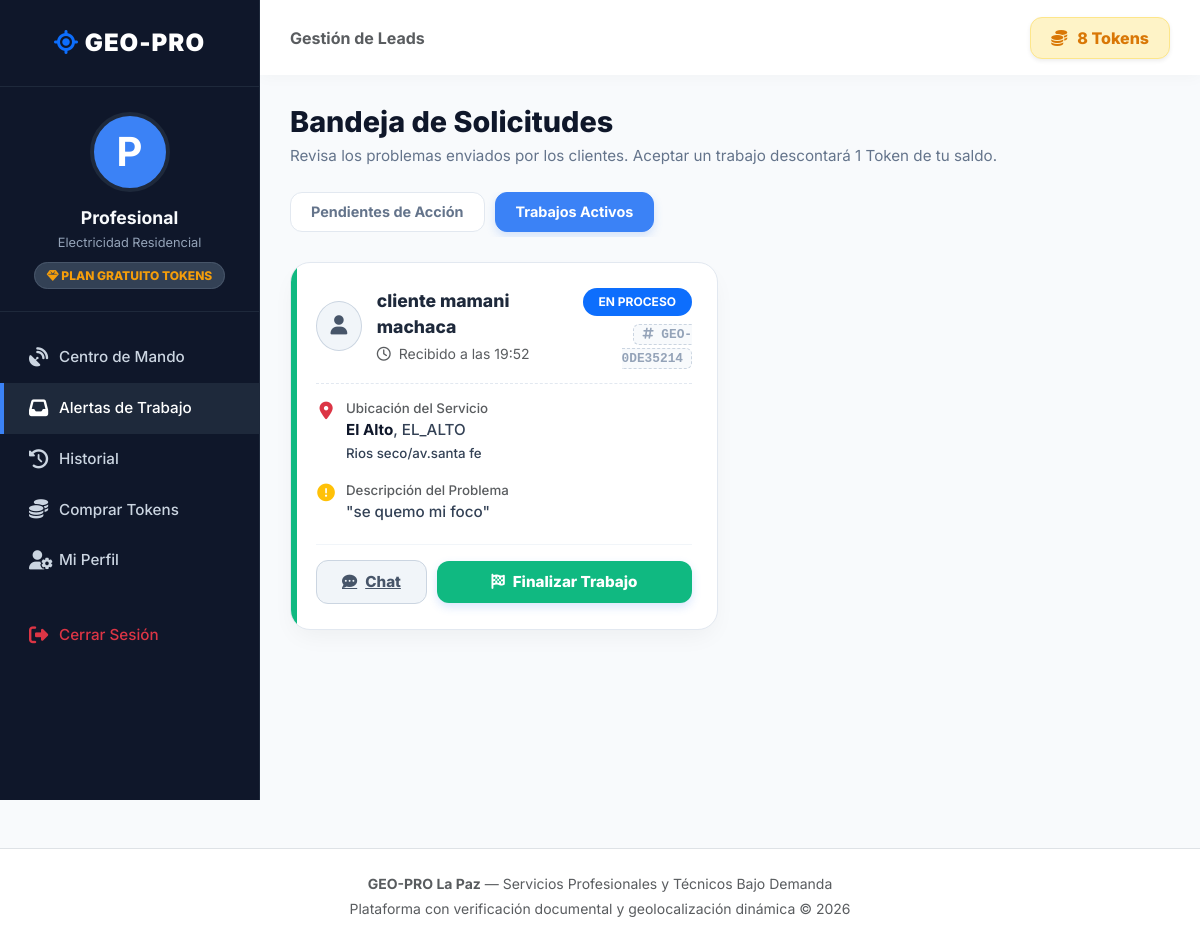
Screenshot of /public/profesional/solicitudes?estado=EN_PROCESO (signed in) with the database file from the repository.
### tables this page shows
CREATE TABLE `profesionales` (
  `id_profesional` int(11) NOT NULL,
  `id_usuario` int(11) NOT NULL,
  `id_categoria` int(11) NOT NULL,
  `id_plan` int(11) NOT NULL DEFAULT 1,
  `tipo_prestador` enum('TECNICO_PROFESIONAL','OFICIO_EMPIRICO') NOT NULL DEFAULT 'TECNICO_PROFESIONAL',
  `tipo_documento_identidad` enum('CI','NIT','EXTRANJERO') NOT NULL DEFAULT 'CI',
  `numero_documento` varchar(30) NOT NULL,
  `experiencia_anios` int(11) NOT NULL DEFAULT 0,
  `descripcion_servicio` text NOT NULL,
  `macrodistrito_base` enum('ZONA_SUR','SOPOCACHI','CENTRO','MIRAFLORES','SAN_PEDRO','COTAHUMA','PERIFERICA','EL_ALTO') NOT NULL,
  `zona_especifica` varchar(150) NOT NULL,
  `tokens_disponibles` int(11) NOT NULL DEFAULT 5,
  `fin_suscripcion` date DEFAULT NULL,
  `tarifa_base` decimal(10,2) DEFAULT 0.00,
  `estado_validacion` enum('PENDIENTE','APROBADO','RECHAZADO') NOT NULL DEFAULT 'PENDIENTE',
  `estado_disponibilidad` enum('DISPONIBLE','OCUPADO','NO_DISPONIBLE') NOT NULL DEFAULT 'NO_DISPONIBLE',
  `latitud_actual` decimal(10,8) DEFAULT NULL,
  `longitud_actual` decimal(11,8) DEFAULT NULL,
  `ultima_conexion` timestamp NULL DEFAULT NULL ON UPDATE current_timestamp(),
  `fecha_registro` timestamp NOT NULL DEFAULT current_timestamp()
);

CREATE TABLE `categorias` (
  `id_categoria` int(11) NOT NULL,
  `nombre_categoria` varchar(100) NOT NULL,
  `slug` varchar(120) NOT NULL,
  `descripcion` text DEFAULT NULL,
  `tipo_clasificacion` enum('TECNICO','EMPIRICO_OFICIO','AMBOS') NOT NULL DEFAULT 'AMBOS',
  `icono_fa` varchar(50) DEFAULT 'fa-solid fa-wrench',
  `estado` tinyint(1) NOT NULL DEFAULT 1,
  `fecha_creacion` timestamp NOT NULL DEFAULT current_timestamp()
);

CREATE TABLE `planes_suscripcion` (
  `id_plan` int(11) NOT NULL,
  `nombre_plan` varchar(50) NOT NULL,
  `precio` decimal(10,2) NOT NULL DEFAULT 0.00,
  `tokens_otorgados` int(11) NOT NULL DEFAULT 0,
  `posicionamiento_destacado` tinyint(1) NOT NULL DEFAULT 0,
  `descripcion` text DEFAULT NULL,
  `estado` tinyint(1) NOT NULL DEFAULT 1
);

CREATE TABLE `solicitudes_servicio` (
  `id_solicitud` int(11) NOT NULL,
  `codigo_seguimiento` varchar(20) NOT NULL,
  `id_cliente` int(11) NOT NULL,
  `id_profesional` int(11) NOT NULL,
  `descripcion_problema` text NOT NULL,
  `direccion_servicio` varchar(255) NOT NULL,
  `macrodistrito` enum('ZONA_SUR','SOPOCACHI','CENTRO','MIRAFLORES','SAN_PEDRO','COTAHUMA','PERIFERICA','EL_ALTO') NOT NULL,
  `zona` varchar(100) NOT NULL,
  `latitud_destino` decimal(10,8) NOT NULL,
  `longitud_destino` decimal(11,8) NOT NULL,
  `estado_servicio` enum('PENDIENTE','ACEPTADA','EN_CAMINO','EN_PROCESO','FINALIZADA','CANCELADA') NOT NULL DEFAULT 'PENDIENTE',
  `precio_acordado` decimal(10,2) DEFAULT NULL,
  `tiempo_estimado_llegada_min` int(11) DEFAULT NULL,
  `motivo_cancelacion` varchar(255) DEFAULT NULL,
  `fecha_solicitud` timestamp NOT NULL DEFAULT current_timestamp(),
  `fecha_inicio_atencion` timestamp NULL DEFAULT NULL,
  `fecha_finalizacion` timestamp NULL DEFAULT NULL
);

CREATE TABLE `usuarios` (
  `id_usuario` int(11) NOT NULL,
  `id_rol` int(11) NOT NULL,
  `nombre` varchar(100) NOT NULL,
  `apellido` varchar(100) NOT NULL,
  `correo` varchar(120) NOT NULL,
  `celular` varchar(20) NOT NULL,
  `password` varchar(255) NOT NULL,
  `foto_perfil` varchar(255) DEFAULT NULL,
  `estado` enum('ACTIVO','INACTIVO','BLOQUEADO') NOT NULL DEFAULT 'ACTIVO',
  `token_recuperacion` varchar(255) DEFAULT NULL,
  `fecha_registro` timestamp NOT NULL DEFAULT current_timestamp()
);

### app/controllers/ProfesionalController.php (called while the page is built, shortened)
<?php
class ProfesionalController extends Controller {
    private Profesional $profesionalModel;
    public function __construct() {
        $this->profesionalModel = new Profesional();
    }
    public function solicitudes() {
        require_once "../app/models/Solicitud.php";
        $solicitudModel = new Solicitud();
        $perfil = $this->profesionalModel->buscarPorUsuario((int) $_SESSION['user_id']);
        $filtro = $_GET['estado'] ?? null;
        $solicitudes = $solicitudModel->listarPorProfesional((int) $perfil['id_profesional'], $filtro);
        $this->view('profesional/solicitudes', [
            'titulo'       => 'GEO-PRO | Mis Solicitudes de Trabajo',
            'perfil'       => $perfil,
            'solicitudes'  => $solicitudes,
            'filtroActual' => $filtro ?? 'TODAS'
        ]);
    }
}

### public/index.php (called while the page is built, shortened)
<?php
require_once '../app/config/Database.php';
spl_autoload_register(function ($clase) {
    $directorios = [
        '../core/',
        '../app/controllers/',
        '../app/models/',
        '../app/config/'
    ];
    foreach ($directorios as $dir) {
        $archivo = $dir . $clase . '.php';
        if (file_exists($archivo)) {
            return;
        }
    }
});
$app = new Router();
$app->run();

### app/config/Database.php (called while the page is built)
<?php
class Database {
    private static ?Database $instance = null;
    private ?PDO $conn = null;
    private function __construct() {
        try {
            $dsn = "mysql:host=" . DB_HOST . ";port=" . DB_PORT . ";dbname=" . DB_NAME . ";charset=" . DB_CHARSET;
            $options = [
                PDO::ATTR_ERRMODE            => PDO::ERRMODE_EXCEPTION,
                PDO::ATTR_DEFAULT_FETCH_MODE => PDO::FETCH_ASSOC,
                PDO::ATTR_EMULATE_PREPARES   => false,
                PDO::ATTR_TIMEOUT            => 10,
            ];
            $this->conn = new PDO($dsn, DB_USER, DB_PASS, $options);
            $this->conn->exec("SET SESSION innodb_lock_wait_timeout = 10");
            $this->conn->exec("SET SESSION wait_timeout = 30");
        } catch (PDOException $e) {
            die("Error crítico de conexión a la base de datos: " . $e->getMessage());
        }
    }
    public static function getInstance(): Database {
        if (self::$instance === null) {
            self::$instance = new Database();
        }
        return self::$instance;
    }
    public function getConnection(): PDO {
        return $this->conn;
    }
}

### app/models/Profesional.php (called while the page is built, shortened)
<?php
class Profesional {
    private PDO $db;
    public function __construct() {
        $this->db = Database::getInstance()->getConnection();
    }
    public function buscarPorUsuario(int $idUsuario): ?array {
        $stmt = $this->db->prepare("
            SELECT p.*, c.nombre_categoria, c.slug AS categoria_slug,
                   pl.nombre_plan, pl.tokens_otorgados, pl.posicionamiento_destacado
            FROM profesionales p
            INNER JOIN categorias c ON p.id_categoria = c.id_categoria
            INNER JOIN planes_suscripcion pl ON p.id_plan = pl.id_plan
            WHERE p.id_usuario = :id_usuario
            LIMIT 1
        ");
        $stmt->execute([':id_usuario' => $idUsuario]);
        $res = $stmt->fetch();
        return $res ?: null;
    }
}

### app/models/Solicitud.php (called while the page is built, shortened)
<?php
class Solicitud {
   public function listarPorProfesional($idProfesional, $estado = null) {
        $db = Database::getInstance()->getConnection();
        $sql = "
            SELECT s.*,
                   u.nombre AS cliente_nombre,
                   u.apellido AS cliente_apellido
            FROM solicitudes_servicio s
            INNER JOIN clientes c ON s.id_cliente = c.id_cliente
            INNER JOIN usuarios u ON c.id_usuario = u.id_usuario
            WHERE s.id_profesional = :id_profesional
        ";
        $params = [':id_profesional' => $idProfesional];
        if ($estado && $estado !== 'TODAS') {
            $sql .= " AND s.estado_servicio = :estado";
            $params[':estado'] = $estado;
        }
        $sql .= " ORDER BY s.fecha_solicitud DESC";
        $stmt = $db->prepare($sql);
        $stmt->execute($params);
        return $stmt->fetchAll(PDO::FETCH_ASSOC);
    }
}

### app/views/profesional/solicitudes.php (the view, shortened to what this page needs)
<?php require_once "../app/views/layouts/header.php"; ?>
<div class="pro-wrapper">
    <aside class="pro-sidebar" id="proSidebar">
        <div class="sidebar-brand">
            <i class="fa-solid fa-location-crosshairs text-primary"></i> GEO-PRO
        </div>
        <div class="sidebar-profile">
            <div class="sidebar-avatar"><?= strtoupper(substr($perfil['nombre'] ?? 'P', 0, 1)) ?></div>
            <h6><?= htmlspecialchars($perfil['nombre'] ?? 'Profesional') ?></h6>
            <p><?= htmlspecialchars($perfil['nombre_categoria'] ?? 'Técnico') ?></p>
            <span class="plan-badge"><i class="fa-solid fa-gem"></i> Plan <?= htmlspecialchars(str_replace('_', ' ', $perfil['nombre_plan'] ?? 'Básico')) ?></span>
        </div>
        <ul class="sidebar-menu">
            <li><a href="<?= BASE_URL ?>/profesional/dashboard"><i class="fa-solid fa-satellite-dish"></i> Centro de Mando</a></li>
            <li><a href="<?= BASE_URL ?>/profesional/solicitudes" class="active"><i class="fa-solid fa-inbox"></i> Alertas de Trabajo</a></li>
            <li><a href="<?= BASE_URL ?>/profesional/historial"><i class="fa-solid fa-clock-rotate-left"></i> Historial</a></li>
            <li><a href="<?= BASE_URL ?>/profesional/comprarTokens"><i class="fa-solid fa-coins"></i> Comprar Tokens</a></li>
            <li><a href="<?= BASE_URL ?>/profesional/perfil"><i class="fa-solid fa-user-gear"></i> Mi Perfil</a></li>
            <li><a href="<?= BASE_URL ?>/auth/logout" class="text-danger mt-4"><i class="fa-solid fa-right-from-bracket"></i> Cerrar Sesión</a></li>
        </ul>
    </aside>
    <main class="pro-main-content">
        <header class="pro-topbar">
            <div class="d-flex align-items-center gap-3">
                <div class="d-none d-md-block"><span class="text-muted fw-bold">Gestión de Leads</span></div>
            </div>
            <div class="tokens-display shadow-sm">
                <i class="fa-solid fa-coins fa-beat"></i>
                <span><?= (int)($perfil['tokens_disponibles'] ?? 0) ?> Tokens</span>
            </div>
        </header>
        <div class="dashboard-content">
            <h2 class="page-title">Bandeja de Solicitudes</h2>
            <p class="page-subtitle">Revisa los problemas enviados por los clientes. Aceptar un trabajo descontará 1 Token de tu saldo.</p>
            <div class="status-tabs">
                <a href="?estado=" class="tab-btn <?= empty($filtroActual) || $filtroActual === 'TODAS' ? 'active' : '' ?>">Pendientes de Acción</a>
                <a href="?estado=EN_PROCESO" class="tab-btn <?= $filtroActual === 'EN_PROCESO' ? 'active' : '' ?>">Trabajos Activos</a>
            </div>
            <div class="row g-4">
                <?php
                $solicitudesActivas = array_filter($solicitudes ?? [], function($s) {
                    return !in_array($s['estado_servicio'], ['FINALIZADA', 'CANCELADA']);
                });
                ?>
                <?php if (!empty($solicitudesActivas)): ?>
                    <?php foreach ($solicitudesActivas as $s): ?>
                        <?php
                            $estado = $s['estado_servicio'];
                            $cardClass = ($estado === 'PENDIENTE') ? 'urgent' : 'active-job';
                            $badgeColor = ($estado === 'PENDIENTE') ? 'bg-danger' : 'bg-primary';
                        ?>
                        <div class="col-xl-6">
                            <div class="job-card <?= $cardClass ?>">
                               <div class="job-header">
                                    <div class="client-info">
                                        <div class="client-avatar">
                                            <i class="fa-solid fa-user"></i>
                                        </div>
                                        <div>
                                            <div class="client-name">
                                                <?= htmlspecialchars(($s['cliente_nombre'] ?? 'Cliente') . ' ' . ($s['cliente_apellido'] ?? '')) ?>
                                            </div>
                                            <div class="text-muted small"><i class="fa-regular fa-clock me-1"></i> Recibido a las <?= date('H:i', strtotime($s['fecha_solicitud'] ?? 'now')) ?></div>
                                        </div>
                                    </div>
                                    <div class="text-end">
                                        <span class="badge <?= $badgeColor ?> rounded-pill px-3 py-2 mb-1"><?= str_replace('_', ' ', $estado) ?></span><br>
                                        <span class="job-code"><i class="fa-solid fa-hashtag"></i> <?= htmlspecialchars($s['codigo_seguimiento'] ?? 'S/N') ?></span>
                                    </div>
                                </div>
                                <div class="job-body">
                                    <div class="job-detail">
                                        <i class="fa-solid fa-location-dot text-danger"></i>
                                        <div class="job-text">
                                            <span class="text-muted small d-block">Ubicación del Servicio</span>
                                            <span class="job-highlight"><?= htmlspecialchars($s['zona'] ?? 'Zona no definida') ?></span>, <?= htmlspecialchars($s['macrodistrito'] ?? 'La Paz') ?><br>
                                            <small><?= htmlspecialchars($s['direccion_servicio'] ?? '') ?></small>
                                        </div>
                                    </div>
                                    <div class="job-detail mt-3">
                                        <i class="fa-solid fa-circle-exclamation text-warning"></i>
                                        <div class="job-text">
                                            <span class="text-muted small d-block">Descripción del Problema</span>
                                            "<?= nl2br(htmlspecialchars($s['descripcion_problema'] ?? 'Sin descripción')) ?>"
                                        </div>
                                    </div>
                                </div>
                                <div class="job-actions">
                                    <?php if ($estado === 'PENDIENTE'): ?>
                                        <button type="button" class="btn-job btn-accept w-100" onclick="abrirModal(<?= $s['id_solicitud'] ?>, 'ACEPTAR')">
                                            Aceptar Trabajo <span class="token-cost">-1 Token</span>
                                        </button>
                                    <?php elseif ($estado === 'EN_PROCESO'): ?>
                                        <a href="<?= BASE_URL ?>/chat/ver/<?= $s['id_solicitud'] ?>" class="btn-job btn-chat">
                                            <i class="fa-solid fa-comment-dots"></i> Chat
                                        </a>
                                        <button type="button" class="btn-job btn-process flex-grow-1" style="background-color: #10b981; color: white; border: none;" onclick="abrirModal(<?= $s['id_solicitud'] ?>, 'FINALIZADA')">
                                            <i class="fa-solid fa-flag-checkered"></i> Finalizar Trabajo
                                        </button>
                                    <?php endif; ?>
                                </div>
                            </div>
                        </div>
                    <?php endforeach; ?>
                <?php endif; ?>
            </div>
        </div>
    </main>
</div>
<?php require_once "../app/views/layouts/footer.php"; ?>

### public/css/style.css (style rules this page uses)
:root { --geo-primary: #0A192F; --geo-accent: #00BFA6; --geo-accent-hover: #019985; --geo-bg: #F4F7F6; --geo-card: #FFFFFF; --geo-text: #2D3748; }
body { font-family: 'Inter', sans-serif; background-color: var(--geo-bg); color: var(--geo-text); -webkit-font-smoothing: antialiased; }

### app/views/layouts/header.php (style rules this page uses)
:root { --geo-header-dark: #071827; --geo-header-dark-2: #0b2435; --geo-accent: #08c2b1; --geo-accent-dark: #07998d; --geo-header-text: #f8fafc; --geo-header-muted: #9eb0bd; --geo-border: rgba(255,255,255,.09); --geo-dropdown-shadow: 0 25px 70px rgba(3, 15, 27, .18), 0 5px 18px rgba(3, 15, 27, .08); }

### rows the page displays
profesionales: id_categoria.nombre_categoria "Electricidad Residencial", id_plan.nombre_plan "GRATUITO TOKENS", tokens_disponibles "8"
solicitudes_servicio: usuarios.nombre+apellido "cliente mamani machaca", fecha_solicitud "19:52", estado_servicio "EN PROCESO", codigo_seguimiento "GEO-0DE35214", zona "El Alto", macrodistrito "EL_ALTO", direccion_servicio "Rios seco/av.santa fe", descripcion_problema "se quemo mi foco"

### other values shown
substr($perfil['nombre'] ?? 'P', 0, 1) "P"
$perfil['nombre'] "Profesional"
